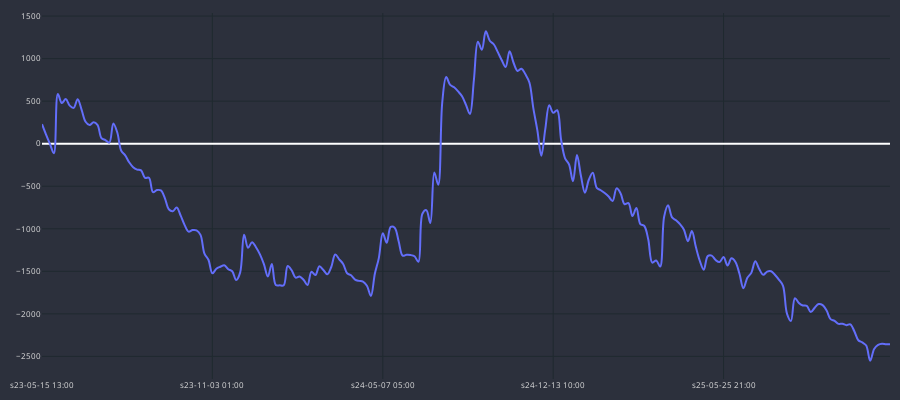

The code cell stored with this chart in its notebook:
### Code cell
cp = CandlePlot(df_signals, candles=False)
cp.show_plot(line_traces=['Gain_Cum'])

### Figure 1 — Plotly figure (JSON) as saved in the notebook; plotly's stock layout.template omitted (floating-point values rounded to 4 significant figures; data arrays with more than 128 entries replaced by an {"elided": "..."} marker saying what was removed)
{"data": [{"line": {"shape": "spline", "width": 2}, "name": "Gain_Cum", "type": "scatter", "x": {"elided": "215 str values"}, "y": {"elided": "215 float values"}}], "layout": {"font": {"color": "#e1e1e1", "size": 8}, "height": 400, "margin": {"b": 10, "l": 10, "r": 10, "t": 10}, "paper_bgcolor": "#2c303c", "plot_bgcolor": "#2c303c", "width": 900, "xaxis": {"gridcolor": "#1f292f", "nticks": 5, "rangeslider": {"visible": false}}, "yaxis": {"gridcolor": "#1f292f"}}}
